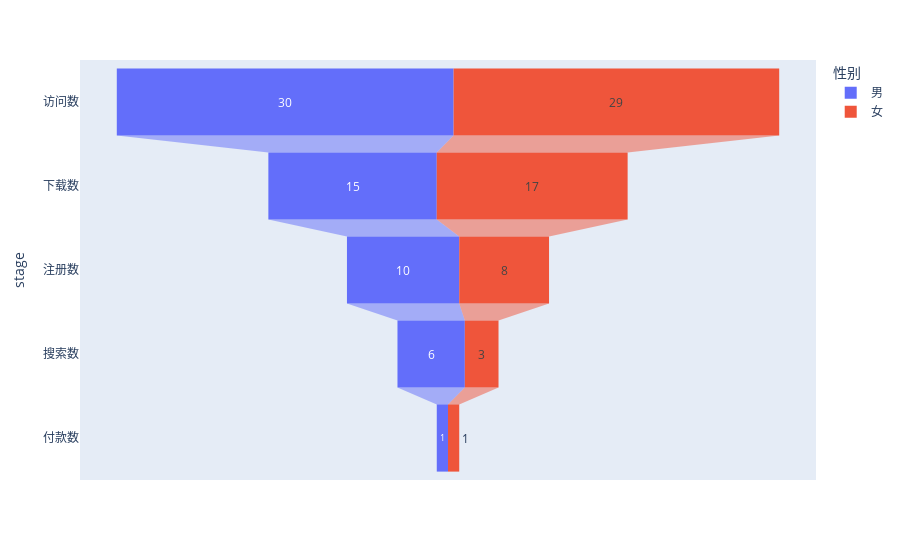

Source (notebook cell):
### Code cell
fig = px.funnel(df, x='number', y='stage', color='性别')
fig.show()

### Figure 1 — Plotly figure (JSON) as saved in the notebook; plotly's stock layout.template omitted (floating-point values rounded to 4 significant figures)
{"data": [{"hovertemplate": "性别=男<br>number=%{x}<br>stage=%{y}<extra></extra>", "legendgroup": "男", "marker": {"color": "#636efa"}, "name": "男", "orientation": "h", "showlegend": true, "type": "funnel", "x": [30, 15, 10, 6, 1], "xaxis": "x", "y": ["访问数", "下载数", "注册数", "搜索数", "付款数"], "yaxis": "y"}, {"hovertemplate": "性别=女<br>number=%{x}<br>stage=%{y}<extra></extra>", "legendgroup": "女", "marker": {"color": "#EF553B"}, "name": "女", "orientation": "h", "showlegend": true, "type": "funnel", "x": [29, 17, 8, 3, 1], "xaxis": "x", "y": ["访问数", "下载数", "注册数", "搜索数", "付款数"], "yaxis": "y"}], "layout": {"legend": {"title": {"text": "性别"}, "tracegroupgap": 0}, "margin": {"t": 60}, "xaxis": {"anchor": "y", "domain": [0, 1], "title": {"text": "number"}}, "yaxis": {"anchor": "x", "domain": [0, 1], "title": {"text": "stage"}}}}
